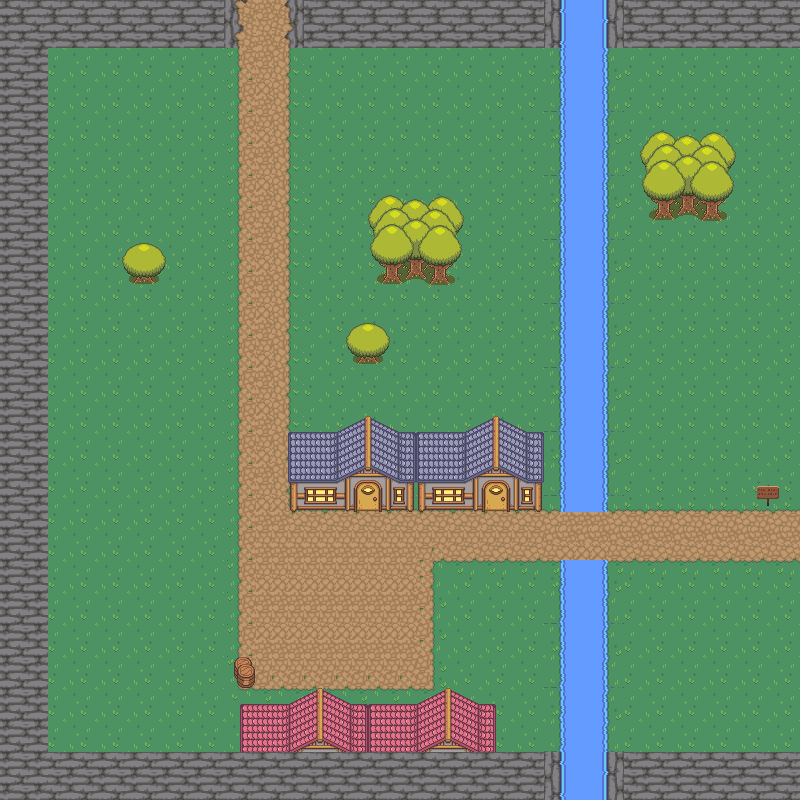

This is a level from a 2D game, rendered from its Tiled map with the project's own tilesets. A one-line summary and the map file follow, with tile-layer data summarised:
An orthogonal 50x50 tile map with 16x16 px tiles, 3 tile layers (backgroung, home, final), 2 tilesets and 19 objects (17x collision, player, spawn_out_home).

<map version="1.8" tiledversion="1.9.2" orientation="orthogonal" renderorder="right-down" width="50" height="50" tilewidth="16" tileheight="16" infinite="0" nextlayerid="7" nextobjectid="47">
 <tileset firstgid="1" source="RPG Nature Tileset.tsx" />
 <tileset firstgid="721" source="tl32x32.tsx" />
 <layer id="1" name="backgroung" width="50" height="50">
  <data>[2500 cells, 2500 non-empty, 73 distinct tile ids]</data>
 </layer>
 <layer id="2" name="home" width="50" height="50">
  <data>[2500 cells, 264 non-empty, 136 distinct tile ids]</data>
 </layer>
 <layer id="5" name="final" width="50" height="50">
  <data>[2500 cells, 72 non-empty, 10 distinct tile ids]</data>
 </layer>
 <objectgroup id="3" name="spawn">
  <object id="1" name="spawn" type="player" x="251" y="29">
   <point />
  </object>
 </objectgroup>
 <objectgroup id="6" name="collision">
  <object id="23" type="collision" x="0" y="0" width="238" height="47" />
  <object id="24" type="collision" x="1" y="48" width="49" height="753" />
  <object id="25" type="collision" x="50" y="749" width="752" height="52" />
  <object id="26" type="collision" x="561" y="563" width="44" height="185" />
  <object id="27" type="collision" x="561" y="43" width="45" height="465" />
  <object id="30" type="collision" x="286" y="-1" width="512" height="49" />
  <object id="31" type="collision" x="238" y="-10" width="51" height="20" />
  <object id="32" type="collision" x="290" y="417" width="272" height="91" />
  <object id="33" type="collision" x="228" y="655" width="32" height="34" />
  <object id="34" type="collision" x="234" y="686" width="265" height="61" />
  <object id="35" type="collision" x="795" y="508" width="9" height="53" />
  <object id="36" type="collision" x="756" y="483" width="23" height="26" />
  <object id="37" type="collision" x="641" y="132" width="93" height="86" />
  <object id="41" type="collision" x="340" y="320" width="54" height="49">
   <ellipse />
  </object>
  <object id="42" type="collision" x="117" y="240" width="54" height="49">
   <ellipse />
  </object>
  <object id="43" type="collision" x="361" y="184" width="110" height="108">
   <ellipse />
  </object>
  <object id="44" name="enter_home" type="collision" x="482.303" y="502.758" width="27.3333" height="12.3333" />
  <object id="45" name="spawn_out_home" x="496.394" y="533.303">
   <point />
  </object>
 </objectgroup>
</map>
